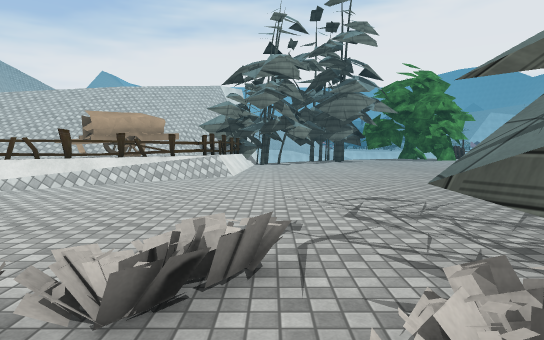
[1] (above)

18 first-person views from a walk through a 3-D level made in the Unity game engine. The camera is 1.4 m above the floor, tilts 4° down and sees 75° across. The floor is counted in squares, 1 m on a side. Each view is taken from the middle of a square. On the plan, view 1 faces up. The plan holds only what a view shows up to about 15 squares ahead; the rest is blank. The place goes on beyond the plan. Some animated figures are left out. Some surface patterns are stand-ins.

[2]
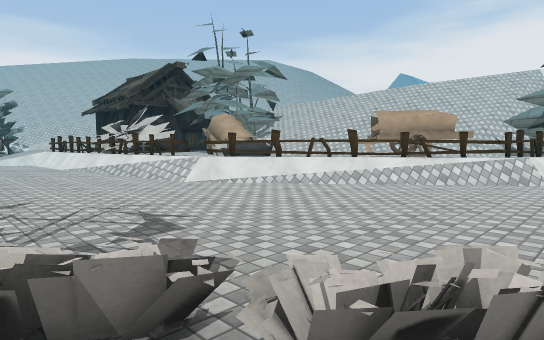

[3]
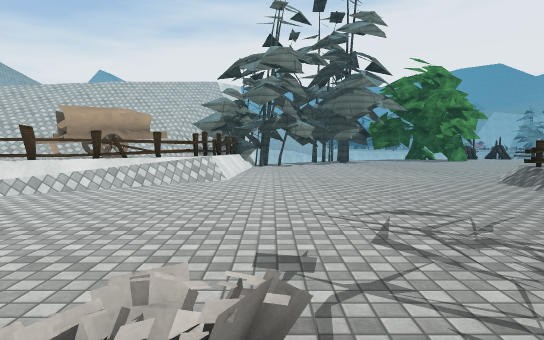

[4]
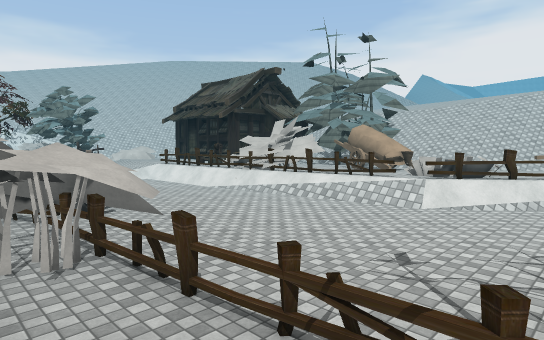

[5]
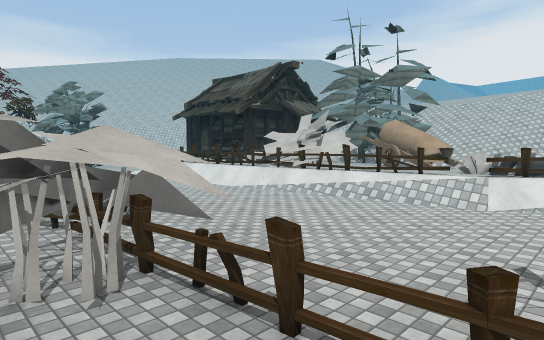

[6]
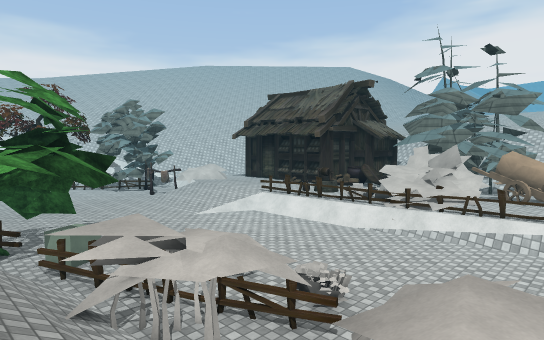

[7]
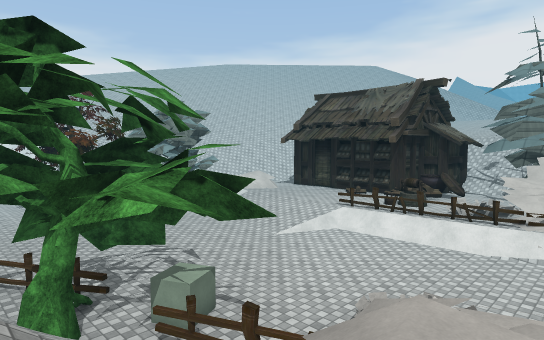

[8]
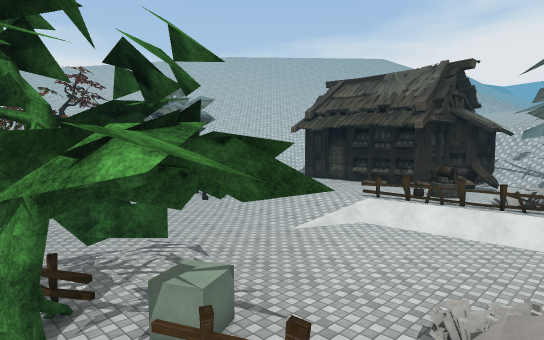

[9]
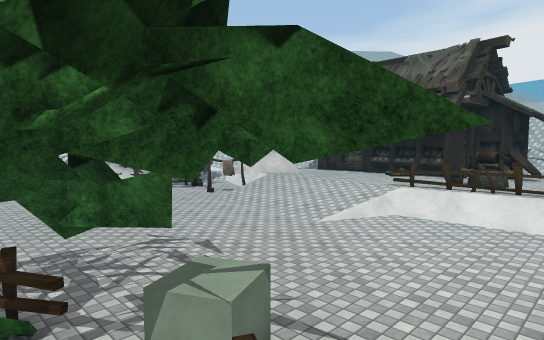

[10]
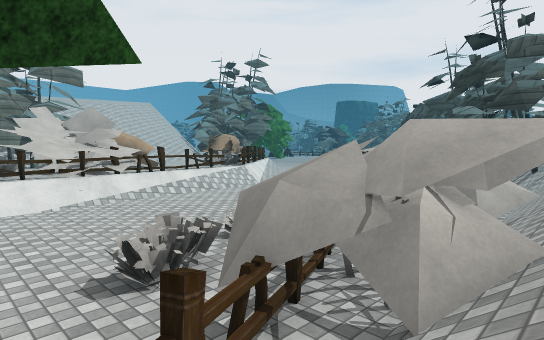

[11]
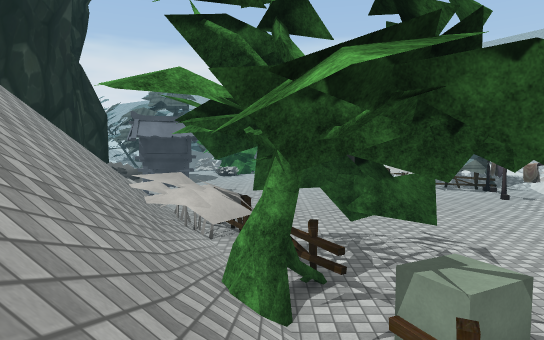

[12]
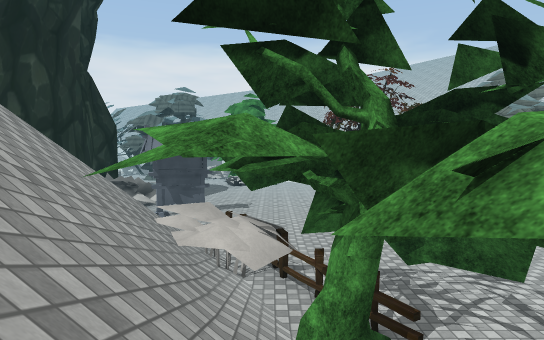

[13]
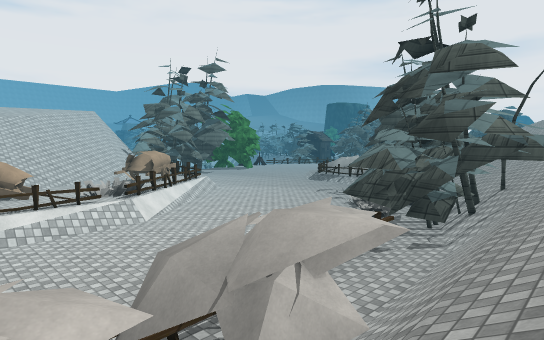

[14]
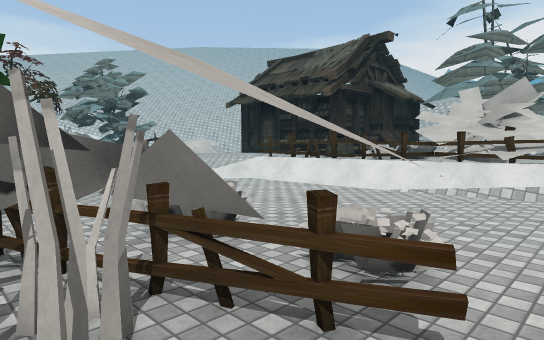

[15]
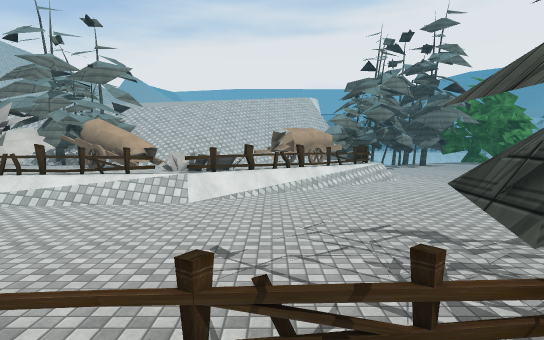

[16]
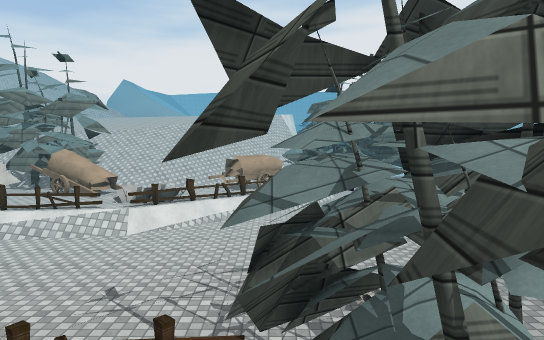

[17]
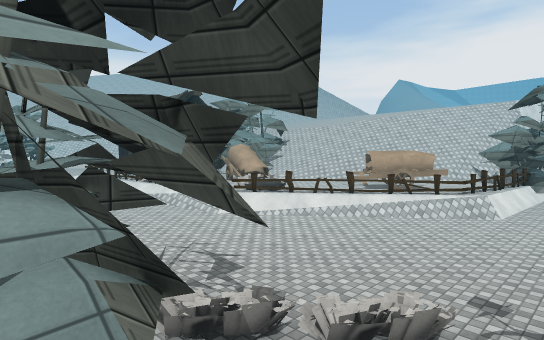

[18]
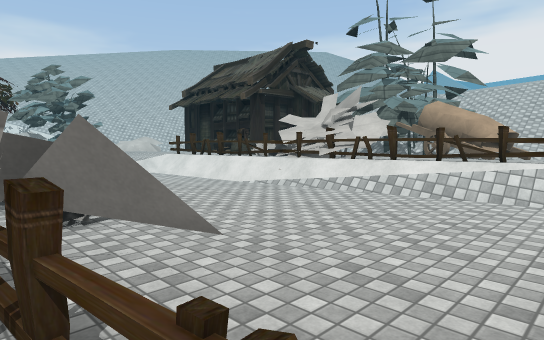

### Floor plan
Key: @ floor where view 1 was taken; # wall or solid block; x gap in a wall; . main floor; : floor 0.25 m higher than the main floor; + floor 0.5 m higher than the main floor; * floor 0.75 m higher than the main floor; % floor 1.25 m higher than the main floor; / step, stairs or slope; = window, fence, low wall or low ledge; ^ raised ledge; v drop or lower ground; T tree; O other object.
Columns run from 32 left of view 1 to 10 right of it. Each row starts with its distance up from view 1.
 19                              ==
 18                              ==
 17                        OOOO *=/...........
 16                        OOOO*=O/...........O
 15                  O      O#==O............OO
 14               OOOO      *==/.............O#
 13               OOO*   ***==/..............O
 12           OOOO*****O /*==/...............
 11      OO*OOOOOO*****OOv#=................
 10     OO*O%OOOOO*****==^=................
  9    *******OOOO====x===.................
  8   ========#O###==////.................
  7  **+========O.........................
  6 +++=..................................
  5 +++.................................
  4 ...............................:O.##
  3 .............................//OO.##
  2 ............................ OO..:O
  1 ..........................#. O...O
  0 ..........OOOO...O.......#######@
 -1 .........OOOOO=.OOOO##xx==######
 -2 ..........OOOOO#OOOO......=#####  /
 -3 ...##O#..#OOOOOOOOO......//O##
 -4 ..TTT#O##=OOOOO/OOO////////=##
 -5 ..TT#TT///OOOO////O/////////#
 -6 =##.TT// ///O// ///////// /
 -7 #T//+*//// / /  ///
 -8  TT*TTT///   /
 -9  ////T//
-10  //////

Positions as (right, up) in squares from view 1, and headings:
1: (0, 0), facing up
2: (0, 1), facing up-left
3: (0, 2), facing up
4: (-7, -4), facing up-left
5: (-9, -4), facing up-left
6: (-14, -7), facing up-left
7: (-19, -8), facing up-left
8: (-21, -7), facing up-left
9: (-23, -6), facing up-left
10: (-25, -6), facing up-right
11: (-22, -6), facing left
12: (-23, -7), facing left
13: (-19, -7), facing up-right
14: (-17, -4), facing up-left
15: (-9, -4), facing up
16: (-6, -6), facing up
17: (2, -2), facing up-left
18: (-12, -2), facing up-left
